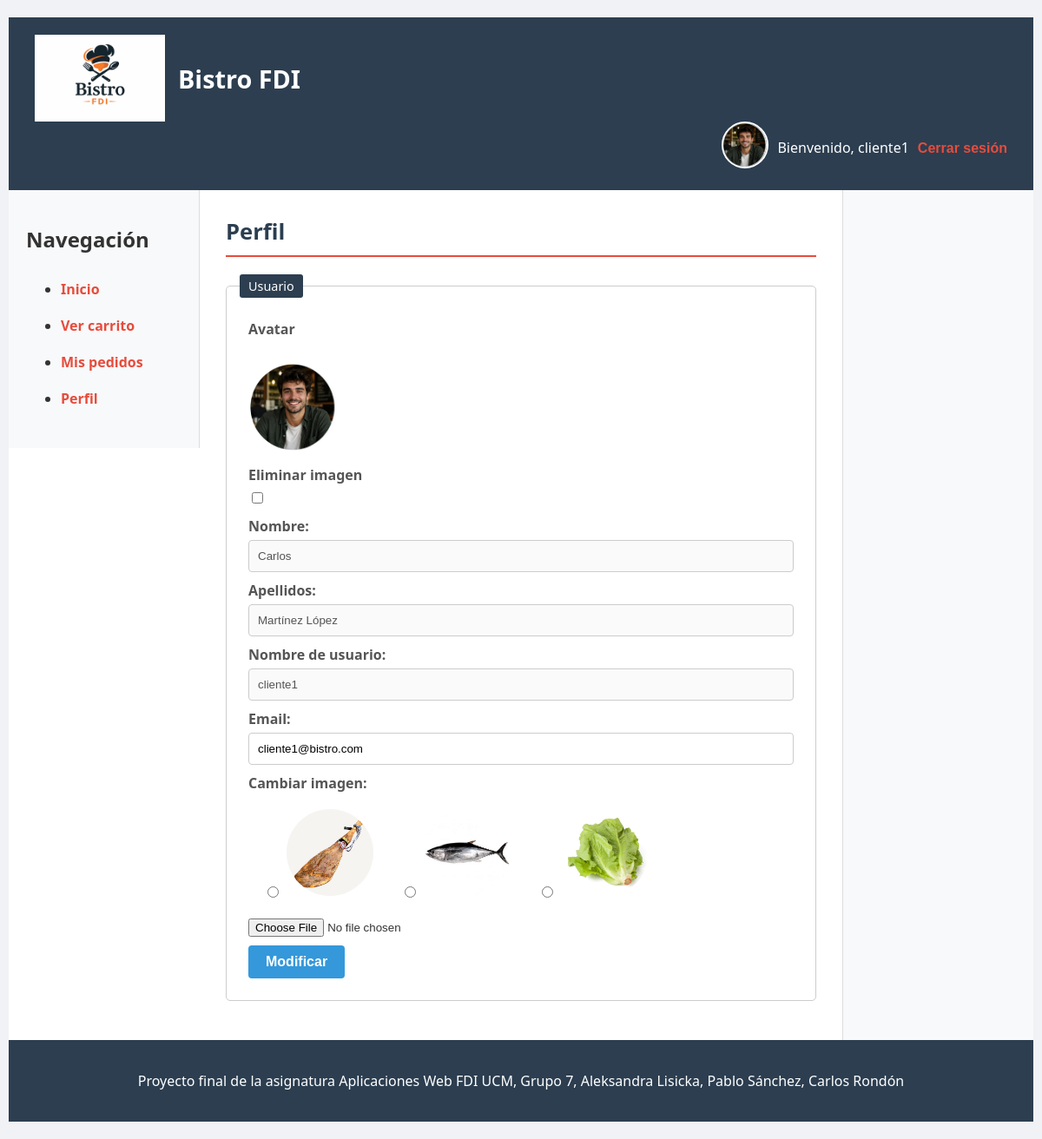
The page /usuarios/perfil.php (signed in) on the database its author committed.
### tables this page shows
CREATE TABLE `usuarios` (
  `id`             INT(11)       NOT NULL AUTO_INCREMENT,
  `nombreUsuario`  VARCHAR(50)   NOT NULL UNIQUE,
  `email`          VARCHAR(100)  NOT NULL UNIQUE,
  `nombre`         VARCHAR(100)  NOT NULL,
  `apellidos`      VARCHAR(150)  NOT NULL,
  `contraseña`     VARCHAR(255)  NOT NULL,
  `rol`            ENUM('cliente','camarero','cocinero','gerente','admin') NOT NULL DEFAULT 'cliente',
  `avatar`         VARCHAR(255)  DEFAULT NULL,
  `fechaRegistro`  DATETIME      DEFAULT current_timestamp(),
  `activo`         TINYINT(1)    NOT NULL DEFAULT 1,
  PRIMARY KEY (`id`)
);

### includes/clases/Aplicacion.php (called while the page is built, shortened)
<?php
class Aplicacion
{
    private static $instancia;
    public static function getInstance()
    {
        if (!self::$instancia instanceof self) {
            self::$instancia = new static();
        }
        return self::$instancia;
    }
    private $rutaRaizApp;
    private $inicializada;
    private function __construct()
    {
        $this->inicializada = false;
    }
    public function init($bdDatosConexion, $rutaApp = '/', $dirInstalacion = __DIR__)
    {
        if (!$this->inicializada) {
            $this->rutaRaizApp = $rutaApp;
            $this->inicializada = true;
        }
    }
    public function resuelve($path = '')
    {
        $rutaAppLongitudPrefijo = mb_strlen($this->rutaRaizApp);
        return $this->rutaRaizApp . $path;
    }
}

### includes/clases/usuarios/Usuario.php (called while the page is built, shortened)
<?php
class Usuario {
    private $nombreUsuario;
    private $email;
    private $nombre;
    private $apellidos;
    private $avatar;
    public function __construct($id, $nombreUsuario, $email, $nombre, $apellidos, $password, $rol, $avatar, $fechaRegistro) {
        $this->nombreUsuario = $nombreUsuario;
        $this->email = $email;
        $this->nombre = $nombre;
        $this->apellidos = $apellidos;
        $this->avatar = $avatar ?? "usuario_default.jpg";
    }
    public function getNombreUsuario() {
        return $this->nombreUsuario;
    }
    public function getNombre() {
        return $this->nombre;
    }
    public function getEmail() {
        return $this->email;
    }
    public function getApellidos() {
        return $this->apellidos;
    }
    public function getAvatar() {
        return $this->avatar;
    }
    public static function buscaUsuario($nombreUsuario) {
        $conn = Aplicacion::getInstance()->getConexionBd();
        $query = sprintf("SELECT * FROM usuarios WHERE nombreUsuario = '%s' AND activo = 1", $conn->real_escape_string($nombreUsuario));
        $rs = $conn->query($query);
        if ($rs && $rs->num_rows > 0) {
            $fila = $rs->fetch_assoc();
            $usuario = new Usuario(
                    $fila['id'],
                    $fila['nombreUsuario'],
                    $fila['email'],
                    $fila['nombre'],
                    $fila['apellidos'],
                    $fila['contraseña'],
                    $fila['rol'],
                    $fila['avatar'],
                    $fila['fechaRegistro']
            );
            return $usuario;
        }
        return false;
    }
}

### includes/clases/usuarios/FormularioPerfil.php (the view, shortened to what this page needs)
<?php
class FormularioPerfil extends Formulario
{
    protected function generaCamposFormulario(&$datos){
        $avataresDefault = ['avatar1.jpg', 'avatar2.jpg', 'avatar3.jpg'];
        $opcionesAvatar = '';
        $busqueda = $_SESSION['nombreUsuario'];
        $usuario = Usuario::buscaUsuario($busqueda);
        $rutaImagen = Aplicacion::getInstance()->resuelve("/img/" . $usuario->getAvatar());
        foreach ($avataresDefault as $img) {
            $ruta = Aplicacion::getInstance()->resuelve("/img/" . $img);
            $opcionesAvatar .= "
                <label class='opcion-avatar'>
                    <input type='radio' name='avatarDefault' value='{$img}'>
                    <img src='{$ruta}'>
                </label>";
        }
        $htmlErroresGlobales = self::generaListaErroresGlobales($this->errores);
        $erroresCampos = self::generaErroresCampos(['email', 'imagen'], $this->errores, 'span', array('class' => 'error'));
        $html = <<<EOF
        $htmlErroresGlobales
            <fieldset>
                <legend>Usuario</legend>
                <div>
                    <label>Avatar</label><br>
                    <img src={$rutaImagen} class="avatar-usuario" alt="Imagen de perfil">
                </div>
                <div>
                    <label>Eliminar imagen</label>
                        <input type="checkbox" name="eliminarImagen" value="1">
                </div>
                <div>
                    <label for="nombre">Nombre:</label>
                    <input id="nombre" type="text" name="nombre" value = "{$usuario->getNombre()}" disabled/>
                </div>
                <div>
                    <label for="apellidos">Apellidos:</label>
                    <input id="apellidos" type="text" name="apellidos" value = "{$usuario->getApellidos()}" disabled/>
                </div>
                <div>
                    <label for="nombreUsuario">Nombre de usuario:</label>
                    <input id="nombreUsuario" type="text" name="nombreUsuario" value = "{$usuario->getNombreUsuario()}" disabled/>
                </div>
                <div>
                    <label for="email">Email:</label>
                    <input id="email" type="email" name="email" value = "{$usuario->getEmail()}" />
                    {$erroresCampos['email']}
                    <span id="emailCorrecto"></span>
                </div>
                <div>
                    <label>Cambiar imagen:</label>
                    <div class="selector-avatares">
                        $opcionesAvatar
                    </div>
                    <input type="file" name="imagen" accept=".jpg,.jpeg,.png">
                    {$erroresCampos['imagen']}
                </div>
                <div>
                    <input type="hidden" name="id" value="{$usuario->getId()}">
                </div>
                <div>
                    <button type="submit" name="editarUsuario">Modificar</button>
                </div>
            </fieldset>
        EOF;
        return $html;
    }
}

### css/estilo.css (style rules this page uses)
body { background-color: #f0f2f5; font-family: Segoe UI, Roboto, Helvetica, Arial, sans-serif; margin: 0; padding: 20px 10px; color: #333; }
fieldset { border: 1px solid #ccc; border-radius: 5px; margin: 15px 0; padding: 15px; }
legend { color: #fff; background: #2c3e50; border-radius: 3px; padding: 4px 10px; font-size: 0.9em; }
fieldset div { margin: 10px; }
label { display: block; margin-bottom: 5px; font-weight: bold; color: #555; }
input[type="text"], input[type="password"], input[type="email"], input[type="number"], select { width: 100%; padding: 10px; border: 1px solid #ccc; border-radius: 4px; box-sizing: border-box; }
button, a.boton { border: none; border-radius: 4px; font-size: 1em; font-weight: bold; padding: 10px 20px; cursor: pointer; background-color: #3498db; color: white; text-align: center; text-decoration: none; display: inline-block; transition: background-color 0.3s; }
.avatar-usuario { width: 100px; height: 100px; border-radius: 50%; object-fit: cover; border: 2px solid #fff; }
.selector-avatares { display: flex; gap: 15px; flex-wrap: wrap; margin-top: 10px; }
.selector-avatares label { cursor: pointer; border: 2px solid transparent; border-radius: 50%; display:inline-block; margin:5px; }
.opcion-avatar { cursor: pointer; display: flex; flex-direction: column; align-items: center; }
.opcion-avatar input { margin-bottom: 5px; }
.opcion-avatar img { width: 100px; height: 100px; object-fit: cover; border-radius: 50%; border: 2px solid transparent; transition: transform 0.2s, border-color 0.2s; }

### rows shown on the page
usuarios: avatar (picture), nombre "Carlos", apellidos "Martínez López", nombreUsuario "cliente1", email "cliente1@bistro.com"

### other values the page prints
$params['cabecera'] "Bistro FDI"
$nombreUsuario "cliente1"
